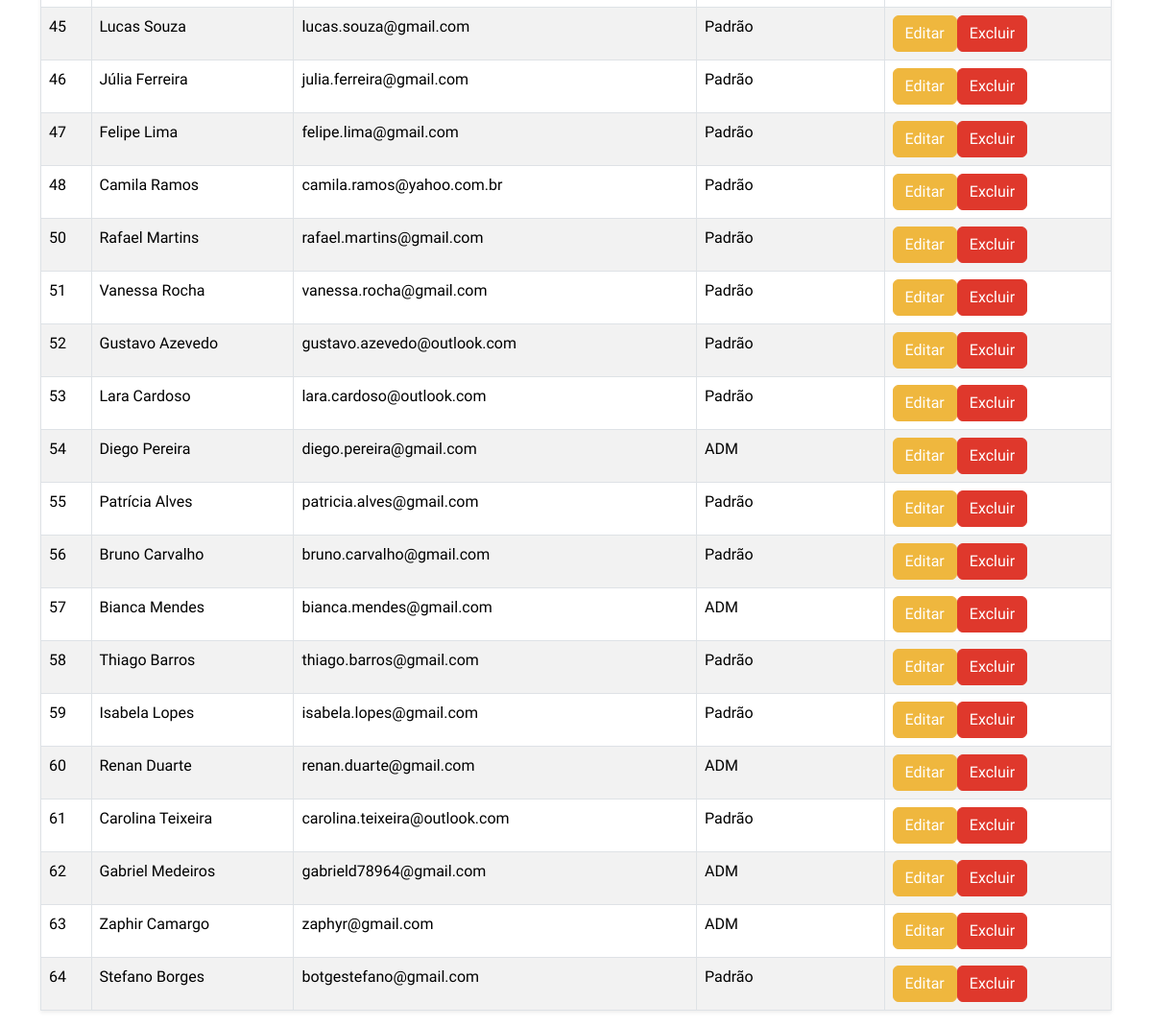
The page /listaUsuarios.php (lower part) on the database as committed earlier.
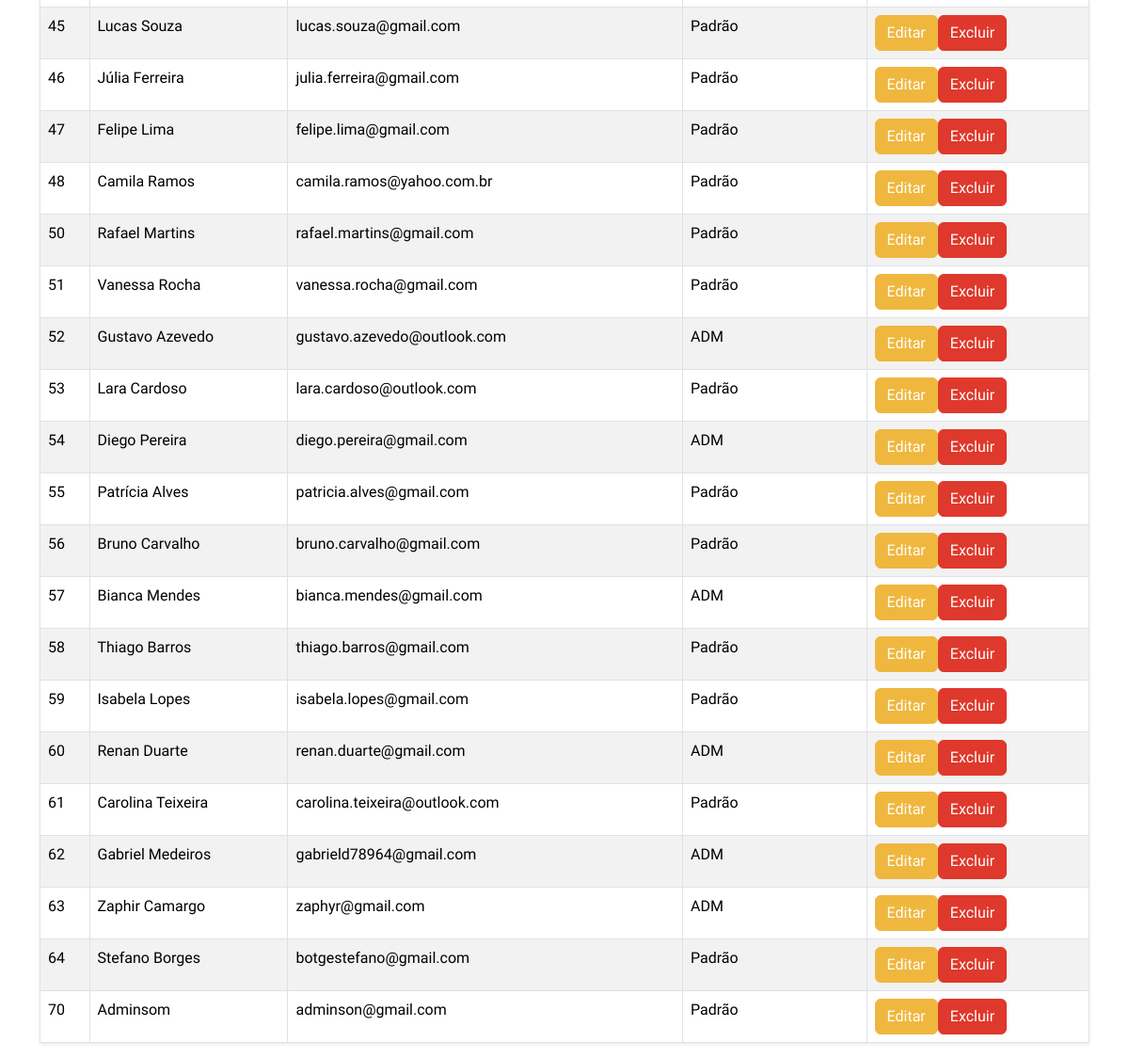
The same page on the database as committed later.
### tables this page shows
CREATE TABLE `usuario` (
  `id` int NOT NULL,
  `nome` varchar(50) NOT NULL,
  `email` varchar(100) NOT NULL,
  `senha` varchar(50) NOT NULL,
  `tipoUsuario` varchar(10) NOT NULL
);

### listaUsuarios.php (the view, shortened to what this page needs)
<?php
    include 'conexao.php';
    $searchTerm = isset($_POST['search']) ? $_POST['search'] : '';
    if ($conn) {
        $stmt = $conn->prepare("SELECT * FROM usuario WHERE id LIKE ? OR nome LIKE ? OR email LIKE ? OR tipoUsuario LIKE ?");
        $searchTerm = "%" . $searchTerm . "%";
        $stmt->bind_param('ssss', $searchTerm, $searchTerm, $searchTerm, $searchTerm);
        $stmt->execute();
        $resultado = $stmt->get_result();
    }
?>
<!DOCTYPE html>
<html lang="pt-BR">
<head>
    <link href="https://bootswatch.com/5/united/bootstrap.min.css" rel="stylesheet">
    <link rel="stylesheet" href="src/style/index.css">
    <link rel="stylesheet" href="https://cdn.jsdelivr.net/npm/sweetalert2@11.6.8/dist/sweetalert2.min.css">
    <link rel="stylesheet" href="https://cdnjs.cloudflare.com/ajax/libs/font-awesome/6.5.0/css/all.min.css">
</head>
<body>
<div class="container">
    <?php if ($resultado->num_rows > 0): ?>
    <table class="table table-striped table-hover table-bordered shadow-sm">
        <tbody>
        <?php
        while ($row = $resultado->fetch_assoc()) {
            echo "<tr>";
            echo "<td>" . $row['id'] . "</td>";
            echo "<td>" . $row['nome'] . "</td>";
            echo "<td>" . $row['email'] . "</td>";
            echo "<td>" . $row['tipoUsuario'] . "</td>";
            echo "<td>";
            echo "<button class='btn btn-warning btn-editar' data-id='" . $row['id'] . "' data-nome='" . $row['nome'] . "' data-email='" . $row['email'] . "'data-tipo-usuario='" . $row['tipoUsuario'] . "'>Editar</button>";
            echo "<button class='btn btn-danger btn-excluir' data-id='" . $row['id'] . "'>Excluir</button>";
            echo "</td>";
            echo "</tr>";
        }
        ?>
        </tbody>
        <?php else: ?>
            <p class="alert alert-warning">Não há usuários registrados com esse nome/email.</p>
        <?php endif; ?>
</div>
</body>
</html>

### src/style/index.css (style rules this page uses)
body { overflow-x: hidden; }

Rows that differ between the two databases and show on the page:
changed usuario "Gustavo Azevedo": tipoUsuario "Padrão" → "ADM"
added usuario: id "70", nome "Adminsom", email "adminson@gmail.com", tipoUsuario "Padrão"
